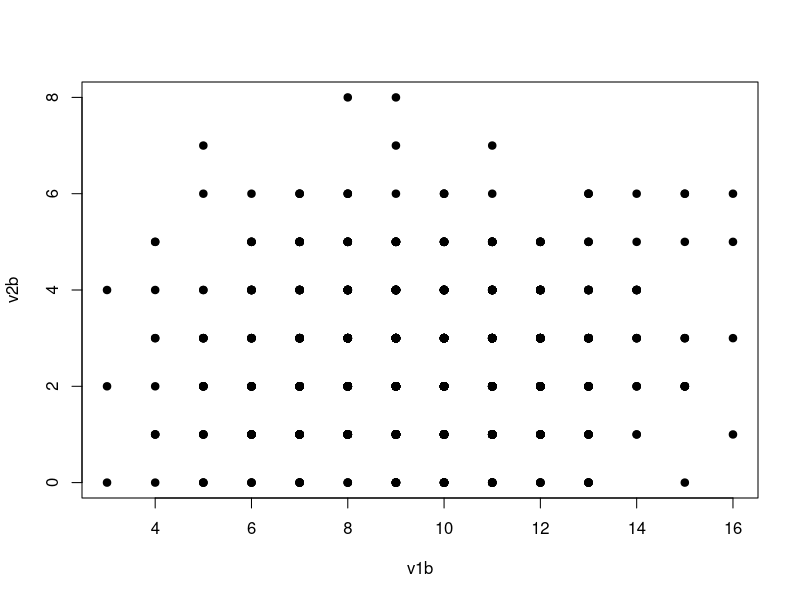
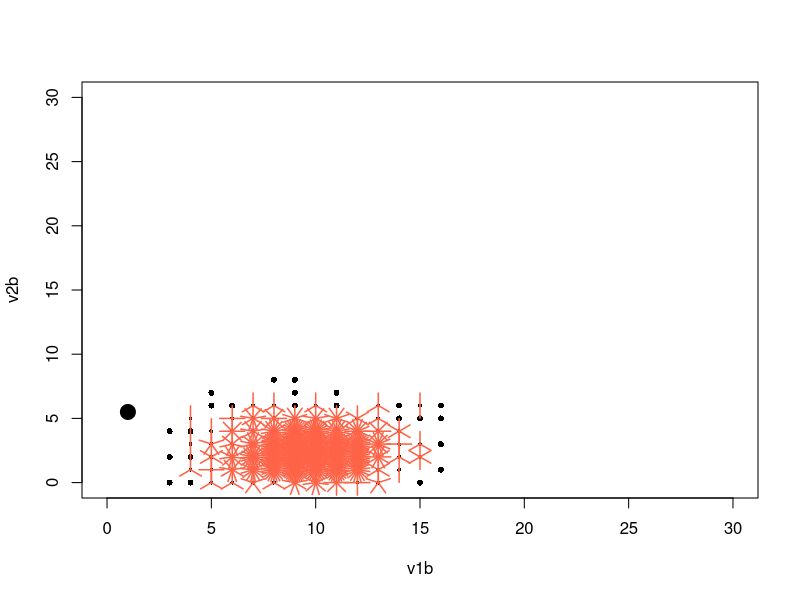
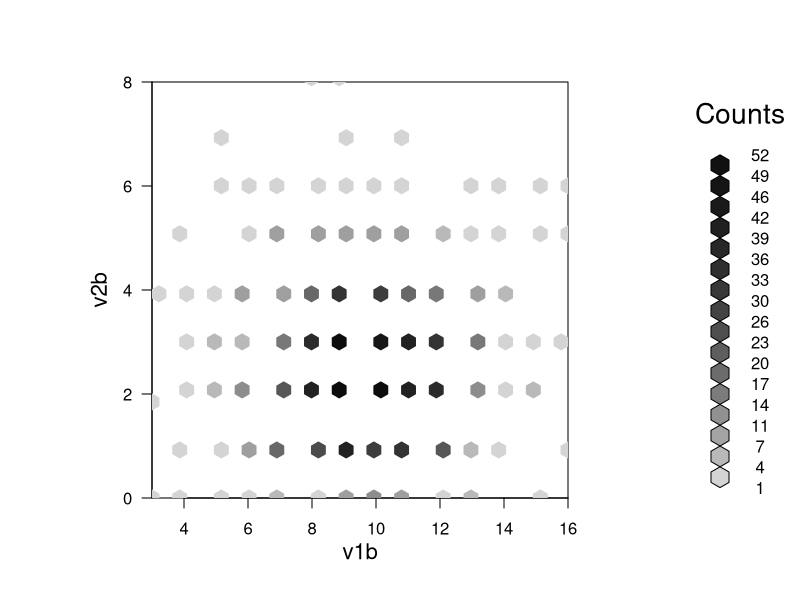

Write R code to recreate these figures, in order.
set.seed(100)

#gerar variáveis

v1b=rbinom(1000,19,0.5)
v2b=rbinom(1000,10,0.25)

#Gerar gráfico

plot(v1b,v2b,pch=19)
sunflowerplot(v1b,v2b,
              seg.col="tomato",
              ylim=c(0,30),
              xlim=c(0,30))
points(c(5.5),cex=2, pch=19)

require(hexbin)
plot(hexbin(v1b,v2b))
